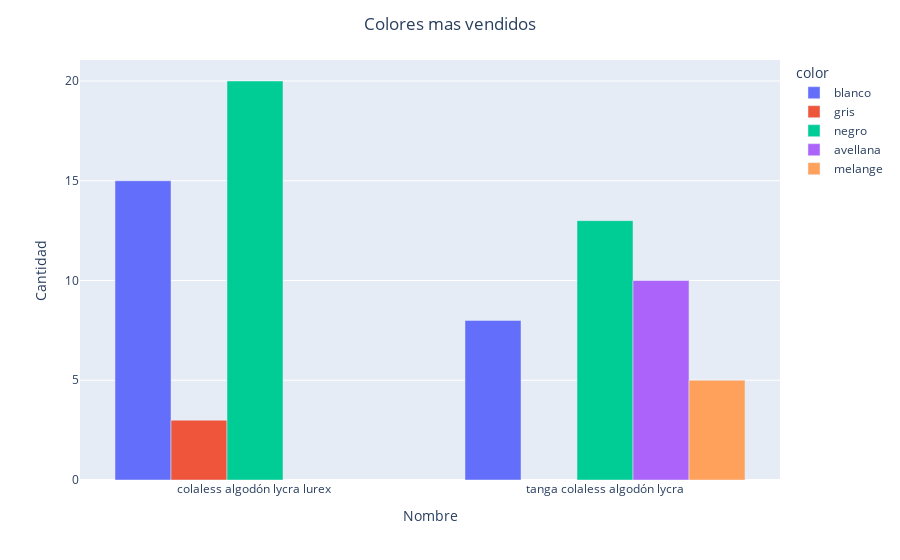

The notebook cell saved with this chart:
### Code cell
# COLORES GENERALES


color_diff = only_top_3[only_top_3['name'].isin(names2)]
color_diff = color_diff.groupby(['name', 'color']).size()
color_diff = color_diff.to_frame().reset_index()
color_diff.rename(columns = {0:"Cantidad", "name":"Nombre"}, inplace = True)
fig = px.bar(color_diff, x="Nombre", y="Cantidad", color="color")
fig.update_layout(barmode='group',title_text = "Colores mas vendidos", title_x = 0.5)
fig.show()

### Figure 1 — Plotly figure (JSON) as saved in the notebook; plotly's stock layout.template omitted (floating-point values rounded to 4 significant figures)
{"data": [{"alignmentgroup": "True", "hovertemplate": "color=blanco<br>Nombre=%{x}<br>Cantidad=%{y}<extra></extra>", "legendgroup": "blanco", "marker": {"color": "#636efa", "pattern": {"shape": ""}}, "name": "blanco", "offsetgroup": "blanco", "orientation": "v", "showlegend": true, "textposition": "auto", "type": "bar", "x": ["colaless algodón lycra lurex ", "tanga colaless algodón lycra"], "xaxis": "x", "y": [15, 8], "yaxis": "y"}, {"alignmentgroup": "True", "hovertemplate": "color=gris<br>Nombre=%{x}<br>Cantidad=%{y}<extra></extra>", "legendgroup": "gris", "marker": {"color": "#EF553B", "pattern": {"shape": ""}}, "name": "gris", "offsetgroup": "gris", "orientation": "v", "showlegend": true, "textposition": "auto", "type": "bar", "x": ["colaless algodón lycra lurex "], "xaxis": "x", "y": [3], "yaxis": "y"}, {"alignmentgroup": "True", "hovertemplate": "color=negro<br>Nombre=%{x}<br>Cantidad=%{y}<extra></extra>", "legendgroup": "negro", "marker": {"color": "#00cc96", "pattern": {"shape": ""}}, "name": "negro", "offsetgroup": "negro", "orientation": "v", "showlegend": true, "textposition": "auto", "type": "bar", "x": ["colaless algodón lycra lurex ", "tanga colaless algodón lycra"], "xaxis": "x", "y": [20, 13], "yaxis": "y"}, {"alignmentgroup": "True", "hovertemplate": "color=avellana<br>Nombre=%{x}<br>Cantidad=%{y}<extra></extra>", "legendgroup": "avellana", "marker": {"color": "#ab63fa", "pattern": {"shape": ""}}, "name": "avellana", "offsetgroup": "avellana", "orientation": "v", "showlegend": true, "textposition": "auto", "type": "bar", "x": ["tanga colaless algodón lycra"], "xaxis": "x", "y": [10], "yaxis": "y"}, {"alignmentgroup": "True", "hovertemplate": "color=melange<br>Nombre=%{x}<br>Cantidad=%{y}<extra></extra>", "legendgroup": "melange", "marker": {"color": "#FFA15A", "pattern": {"shape": ""}}, "name": "melange", "offsetgroup": "melange", "orientation": "v", "showlegend": true, "textposition": "auto", "type": "bar", "x": ["tanga colaless algodón lycra"], "xaxis": "x", "y": [5], "yaxis": "y"}], "layout": {"barmode": "group", "legend": {"title": {"text": "color"}, "tracegroupgap": 0}, "margin": {"t": 60}, "title": {"text": "Colores mas vendidos", "x": 0.5}, "xaxis": {"anchor": "y", "domain": [0, 1], "title": {"text": "Nombre"}}, "yaxis": {"anchor": "x", "domain": [0, 1], "title": {"text": "Cantidad"}}}}
